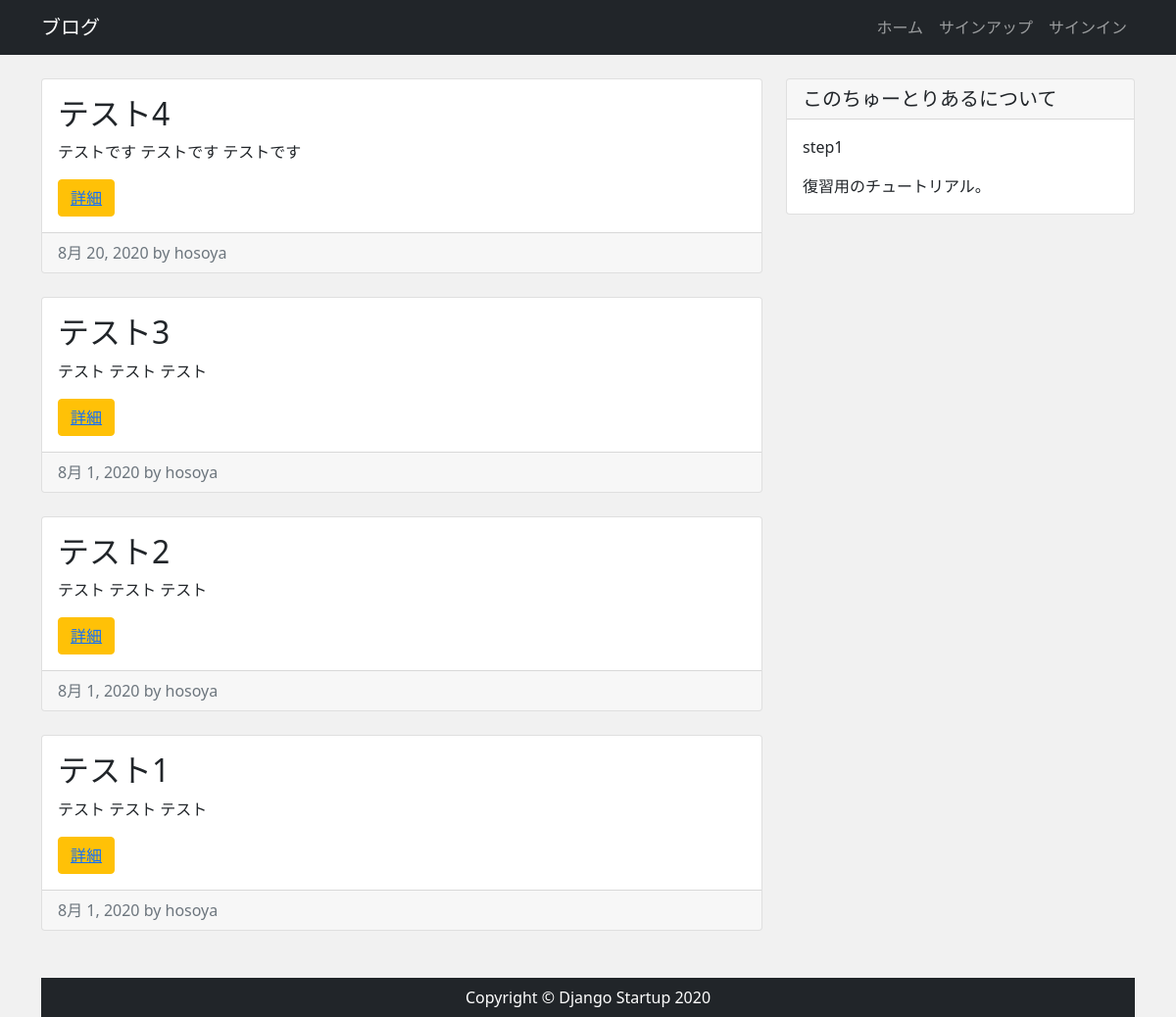
Before: / with the older database file.
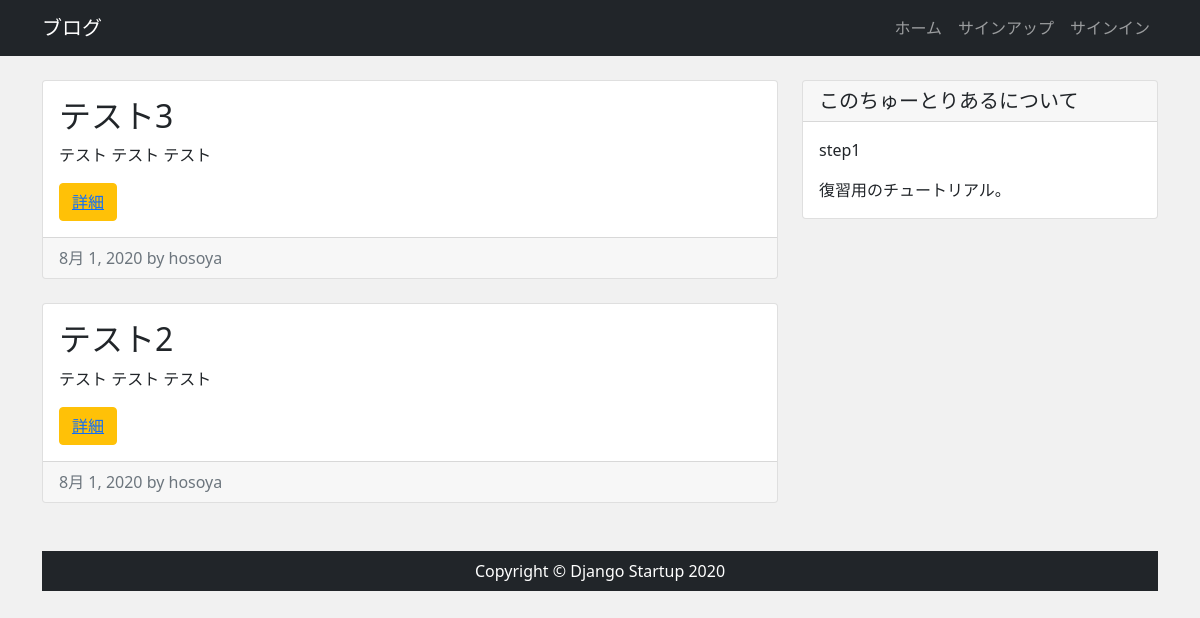
After: the same page with the newer database file.
### blog/models.py (models this page shows, shortened)
class Post(models.Model):
    author = models.ForeignKey(settings.AUTH_USER_MODEL, on_delete=models.CASCADE)
    title = models.CharField("タイトル", max_length=200)
    content = models.TextField("本文")
    created = models.DateTimeField("作成日", default=timezone.now)

### blog/views.py (the view)
# urls.py: path('', views.IndexView.as_view(), name='index'),
class IndexView(View):
	def get(self, request, *args, **kwargs):
		post_data = Post.objects.order_by('-id')
		return render(request, 'blog/index.html', {
		'post_data' : post_data
        })

### blog/templates/blog/index.html
{% extends "blog/base.html" %}
{% block content %}
<div class="row my-4">
    <div class="col-md-8">
        {% for post in post_data %}
            <div class="card mb-4">
                <div class="card-body">
                    <h2 class="car-title">{{ post.title }}</h2>
                    <p class="card-text">{{ post.content|truncatechars:100 }}</p>
                    <div class="btn btn-warning">
                        <a href="{% url 'post_detail' post.id %}" class="stretched-link">
                            詳細
                        </a>
                    </div>
                </div>
                <div class="card-footer text-muted">
                    {{ post.created|date }} by {{ post.author }}
                </div>
            </div>
        {% endfor %}
    </div>
    <div class="col-md-4">
        <div class="card">
            <h5 class="card-header">このちゅーとりあるについて</h5>
            <div class="card-body">
                <p>step1</p>
                <p class="mb-0">
                    復習用のチュートリアル。
                </p>
            </div>
        </div>
    </div>
</div>
{% endblock %}

### blog/templates/blog/base.html (shortened to what this page needs)
{% load static %}
<!DOCTYPE html>
<html lang="en">
<head>
    <link rel="stylesheet" href="https://stackpath.bootstrapcdn.com/bootstrap/5.0.0-alpha1/css/bootstrap.min.css"
>
    <link rel="stylesheet" href="{% static 'css/style.css' %}">
</head>
<body>
    <nav class="navbar navbar-expand-lg navbar-dark bg-dark">
        <div class="container">
            <a href="/" class="navbar-brand">ブログ</a>
            <ul class="navbar-nav ml-auto">
                <li class="nav-item">
                    <a href="/" class="nav-link">ホーム</a>
                    {% if user.is_authenticated %}
                    <li class="nav-item">
                        <a href="{% url 'post_new' %}" class="nav-link">投稿</a>
                    </li>
                    <li class="nav-item">
                        <a href="" class="nav-link">ログアウト</a>
                    </li>
                    {% else %}
                    <li class="nav-item">
                        <a href="" class="nav-link">サインアップ</a>
                    </li>
                    <li class="nav-item">
                        <a href="" class="nav-link">サインイン</a>
                    </li>
                    {% endif %}
                </li>
            </ul>
        </div>
    </nav>
    <main>
        <div class="container">
            {% block content %}
            {% endblock %}
            <footer class="py-2 bg-dark">
                <p class="m-0 text-center text-white">Copyright &copy; Django Startup 2020</p>
            </footer>
        </div>
    </main>
</body>
</html>

### blog/static/css/style.css (style rules this page uses)
* { margin: 0; padding: 0; box-sizing: border-box; }
body { background-color: #f1f1f1; display: flex; flex-flow: column; min-height: 100vh; }
main { flex: 1; }

Changed rows visible on the page:
removed Post: title "テスト4", content "テストです テストです テストです", created "8月 20, 2020", author "hosoya"
removed Post: title "テスト1", content "テスト テスト テスト", created "8月 1, 2020", author "hosoya"
